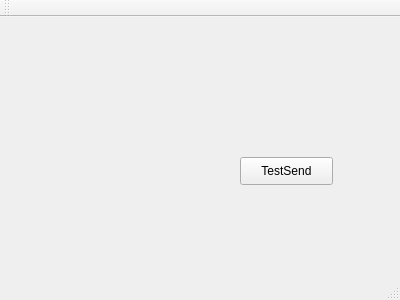
<?xml version="1.0" encoding="UTF-8"?>
<ui version="4.0">
 <class>okno</class>
 <widget class="QMainWindow" name="okno">
  <property name="geometry">
   <rect>
    <x>0</x>
    <y>0</y>
    <width>400</width>
    <height>300</height>
   </rect>
  </property>
  <property name="windowTitle">
   <string>okno</string>
  </property>
  <widget class="QWidget" name="centralWidget">
   <widget class="QPushButton" name="testSendButton">
    <property name="geometry">
     <rect>
      <x>240</x>
      <y>140</y>
      <width>93</width>
      <height>28</height>
     </rect>
    </property>
    <property name="text">
     <string>TestSend</string>
    </property>
   </widget>
  </widget>
  <widget class="QMenuBar" name="menuBar">
   <property name="geometry">
    <rect>
     <x>0</x>
     <y>0</y>
     <width>400</width>
     <height>26</height>
    </rect>
   </property>
  </widget>
  <widget class="QToolBar" name="mainToolBar">
   <attribute name="toolBarArea">
    <enum>TopToolBarArea</enum>
   </attribute>
   <attribute name="toolBarBreak">
    <bool>false</bool>
   </attribute>
  </widget>
  <widget class="QStatusBar" name="statusBar"/>
 </widget>
 <layoutdefault spacing="6" margin="11"/>
 <resources/>
 <connections/>
</ui>
